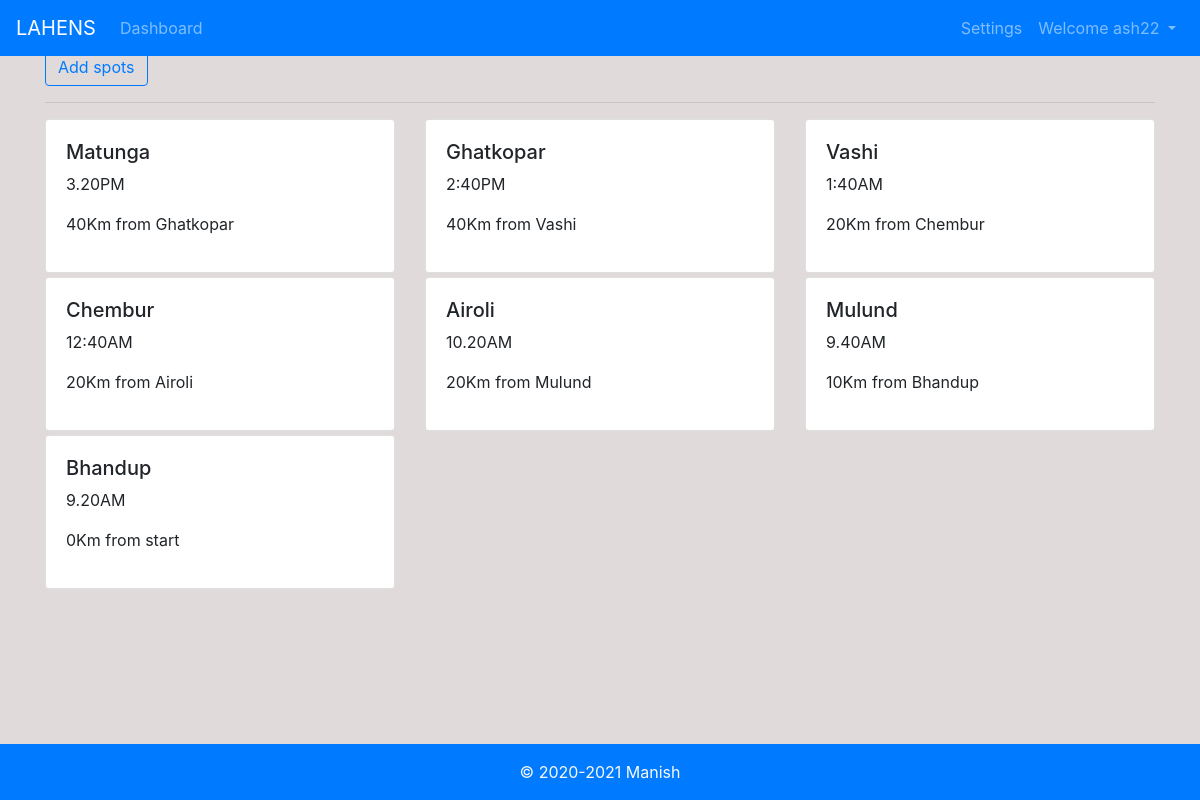
Page /checkspot/16/ (signed in) on the committed database.
### book/models.py (models this page shows, shortened)
class Pathtk(models.Model):
    path_id = models.AutoField
    spot_name = models.CharField(max_length=100)
    bus = models.ForeignKey(BusI, null=True, on_delete=models.SET_NULL)
    state_name = models.ForeignKey(State, null=True, on_delete=models.SET_NULL)
    city_name = models.ForeignKey(City, null=True, on_delete=models.SET_NULL)
    spot_time = models.CharField(max_length=100)
    spot_distance = models.IntegerField(default=0)
    pref_no = models.IntegerField(default=0)
    last_spot = models.CharField(max_length=100, default='')

### book/decorators.py (the view)
        def wrapper_func(request, *args, **kwargs):
            group = None
            if request.user.groups.exists():
                group = request.user.groups.all()[0].name
            if group in allowed_roles:
                return view_func(request, *args, **kwargs)
            else:
                return HttpResponse('You are not authorised to view this page ')

### book/views.py (called while the page is built)
@login_required(login_url='login')
@allowed_users(allowed_roles=['admin'])
def checkspot(request, pk):
    bus = BusI.objects.get(id=pk)
    pathli = bus.pathtk_set.order_by('-id')
    context = {'paths': pathli,'bus': bus}
    return render(request, 'book/checkspot.html',context)

### book/templates/book/checkspot.html (shortened to what this page needs)
{% extends 'book/basic.html' %}
{% block body %}
<br>
<div class="container">
    <a href="{% url 'pathAdd' bus.id%}" class="btn btn-outline-primary">Add spots</a>
    <hr>
    <div class="row">
        {% for i in paths %}
            <div class="col-sm-4 ">
                <div class="card card-body mb-1">
                    <h5>{{i.spot_name}}</h5>
                    <p>{{i.spot_time}}</p>
                    <p>{{i.spot_distance}}Km from {{i.last_spot}}</p>
                </div>
            </div>
        {% endfor %}
    </div>
</div>
{% endblock body %}

### book/templates/book/basic.html (shortened to what this page needs)
<!doctype html>
<html lang="en">
  <head>
    <link rel="stylesheet" href="https://stackpath.bootstrapcdn.com/bootstrap/4.4.1/css/bootstrap.min.css">
    <link href=
'https://ajax.googleapis.com/ajax/libs/jqueryui/1.12.1/themes/ui-lightness/jquery-ui.css'
		rel='stylesheet'>
  </head>
  <body>
  {% load  static %}
   <nav class="navbar navbar-expand-lg fixed-top navbar-dark bg-primary">
  <a class="navbar-brand" href="#">LAHENS</a>
  <div class="collapse navbar-collapse" id="navbarSupportedContent">
    <ul class="navbar-nav mr-auto">
        {% if user.groups.all.0.name == 'admin' %}
            <li class="nav-item">
        <a class="nav-link" href="/">Dashboard</a>
      </li>
        {% endif %}
    </ul>
      {% if user.is_authenticated %}
        <ul class="navbar-nav ml-auto">
            <li class="nav-item">
        <a class="nav-link" href="/account">Settings</a>
      </li>
             <li class="nav-item dropdown">
        <a class="nav-link dropdown-toggle" href="#" id="navbarDropdown" role="button" data-toggle="dropdown" aria-haspopup="true" aria-expanded="false">
          Welcome {{request.user}}
        </a>
      </li>
        </ul>
      {% endif %}
  </div>
</nav>
    <br>
    {% block body %} {% endblock %}<br><br><br>
 <footer class="container-fluid bg-primary fixed-bottom  py-3 text-light">
    <p class="mb-0 text-center">&copy; 2020-2021 Manish</p>
  </footer>
  </body>
</html>

### rows in the picture
Pathtk: spot_name "Matunga", spot_time "3.20PM", spot_distance "40", last_spot "Ghatkopar"
Pathtk: spot_name "Ghatkopar", spot_time "2:40PM", spot_distance "40", last_spot "Vashi"
Pathtk: spot_name "Vashi", spot_time "1:40AM", spot_distance "20", last_spot "Chembur"
Pathtk: spot_name "Chembur", spot_time "12:40AM", spot_distance "20", last_spot "Airoli"
Pathtk: spot_name "Airoli", spot_time "10.20AM", spot_distance "20", last_spot "Mulund"
Pathtk: spot_name "Mulund", spot_time "9.40AM", spot_distance "10", last_spot "Bhandup"
Pathtk: spot_name "Bhandup", spot_time "9.20AM", spot_distance "0", last_spot "start"

### other values in the picture
{{ request.user }} "ash22"
